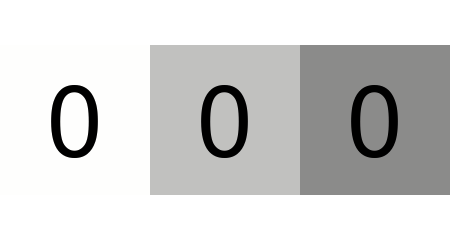

Source (notebook cell):
### Code cell
arr2 = rearrange(arr[0], "c h w -> h (c w)")
utils.display_array_as_img(arr2)

### Figure 1 — Plotly figure (JSON) as saved in the notebook; plotly's stock layout.template omitted (floating-point values rounded to 4 significant figures; data arrays with more than 128 entries replaced by an {"elided": "..."} marker saying what was removed)
{"data": [{"coloraxis": "coloraxis", "hovertemplate": "x: %{x}<br>y: %{y}<br>color: %{z}<extra></extra>", "name": "0", "type": "heatmap", "xaxis": "x", "yaxis": "y", "z": {"elided": "150x450 int values"}}], "layout": {"coloraxis": {"cmax": 255, "cmin": 0, "colorscale": [[0, "rgb(0, 0, 0)"], [0.09091, "rgb(16, 16, 16)"], [0.1818, "rgb(38, 38, 38)"], [0.2727, "rgb(59, 59, 59)"], [0.3636, "rgb(81, 80, 80)"], [0.4545, "rgb(102, 101, 101)"], [0.5455, "rgb(124, 123, 122)"], [0.6364, "rgb(146, 146, 145)"], [0.7273, "rgb(171, 171, 170)"], [0.8182, "rgb(197, 197, 195)"], [0.9091, "rgb(224, 224, 223)"], [1, "rgb(254, 254, 253)"]], "showscale": false}, "height": 150, "margin": {"b": 0, "l": 0, "r": 0, "t": 0}, "width": 450, "xaxis": {"anchor": "y", "constrain": "domain", "domain": [0, 1], "scaleanchor": "y", "showticklabels": false}, "yaxis": {"anchor": "x", "autorange": "reversed", "constrain": "domain", "domain": [0, 1], "showticklabels": false}}}
